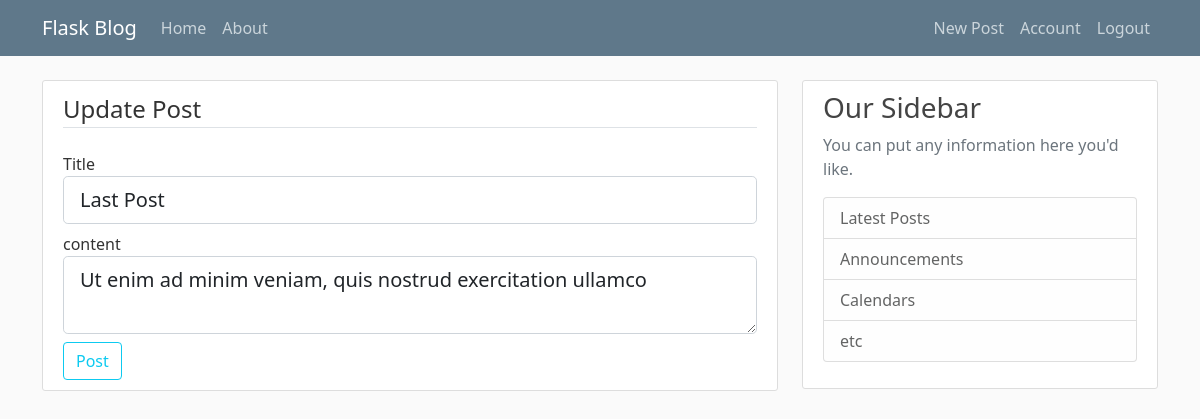
Screenshot of /post/11/update (signed in) with the database file from the repository.
### flaskblog/models.py (models this page shows, shortened)
class Post(db.Model):
    id = db.Column(db.Integer, primary_key=True)
    title = db.Column(db.String(100), nullable=False)
    date_posted = db.Column(db.DateTime, nullable=False, default=datetime.utcnow)
    content = db.Column(db.Text, nullable=False)
    user_id = db.Column(db.Integer, db.ForeignKey("user.id"), nullable=False)

### flaskblog/routes.py (the view)
@app.route("/post/<int:post_id>/update", methods=["GET", "POST"])
@login_required
def update_post(post_id):
    post = Post.query.get_or_404(post_id)
    if post.author != current_user:
        abort(403)
    form = PostForm()
    if form.validate_on_submit():
        post.title = form.title.data
        post.content = form.content.data
        db.session.commit()
        flash("Your post has been updated!", "success")
        return redirect(url_for("post", post_id=post.id))
    elif request.method == "GET":
        form.title.data = post.title
        form.content.data = post.content
    return render_template(
        "create_post.html", title="Update Post", form=form, legend="Update Post"
    )

### flaskblog/forms.py
class PostForm(FlaskForm):
    title = StringField('Title', validators=[DataRequired()])
    content = TextAreaField('content', validators=[DataRequired()])
    submit = SubmitField('Post')

### flaskblog/models.py (called while the page is built)
@login_manager.user_loader
def load_user(user_id):
    return User.query.get(int(user_id))

### flaskblog/templates/create_post.html (shortened to what this page needs)
{% extends 'layout.html' %}
{% block content %}
    <div class="content-section">
        <form action="" method="post">
            <fieldset class="form-group">
                <legend class='border-bottom mb-4'>{{ legend }}</legend>
                <div class="form-group">
                    {{ form.title.label(class='form-control-label') }}
                    {% if form.title.errors %}
                        {{ form.title(class='form-control from-control-lg is-invalid') }}
                        <div class="invalid-feedback">
                            {% for error in form.title.errors %}
                                <span>{{ error }}</span>
                            {% endfor %}
                        </div>
                    {% else %}
                        {{ form.title(class='form-control form-control-lg mb-2') }}
                    {% endif %}
                </div>
                <div class="form-group">
                    {{ form.content.label(class='form-control-label') }}
                    {% if form.content.errors %}
                        {{ form.content(class='form-control from-control-lg is-invalid') }}
                        <div class="invalid-feedback">
                            {% for error in form.content.errors %}
                                <span>{{ error }}</span>
                            {% endfor %}
                        </div>
                    {% else %}
                        {{ form.content(class='form-control form-control-lg mb-2') }}
                    {% endif %}
                </div>
            </fieldset>
            <div class="form-group">
                {{ form.submit(class='btn btn-outline-info') }}
            </div>
        </form>
    </div>
{% endblock content %}

### flaskblog/static/main.css (style rules this page uses)
body { background: #fafafa; color: #333333; margin-top: 5rem; }
.content-section { background: #ffffff; padding: 10px 20px; border: 1px solid #dddddd; border-radius: 3px; margin-bottom: 20px; }

### rows the page displays
Post: title "Last Post", content "Ut enim ad minim veniam, quis nostrud exercitation ullamco"

### other values shown
{{ legend }} "Update Post"
